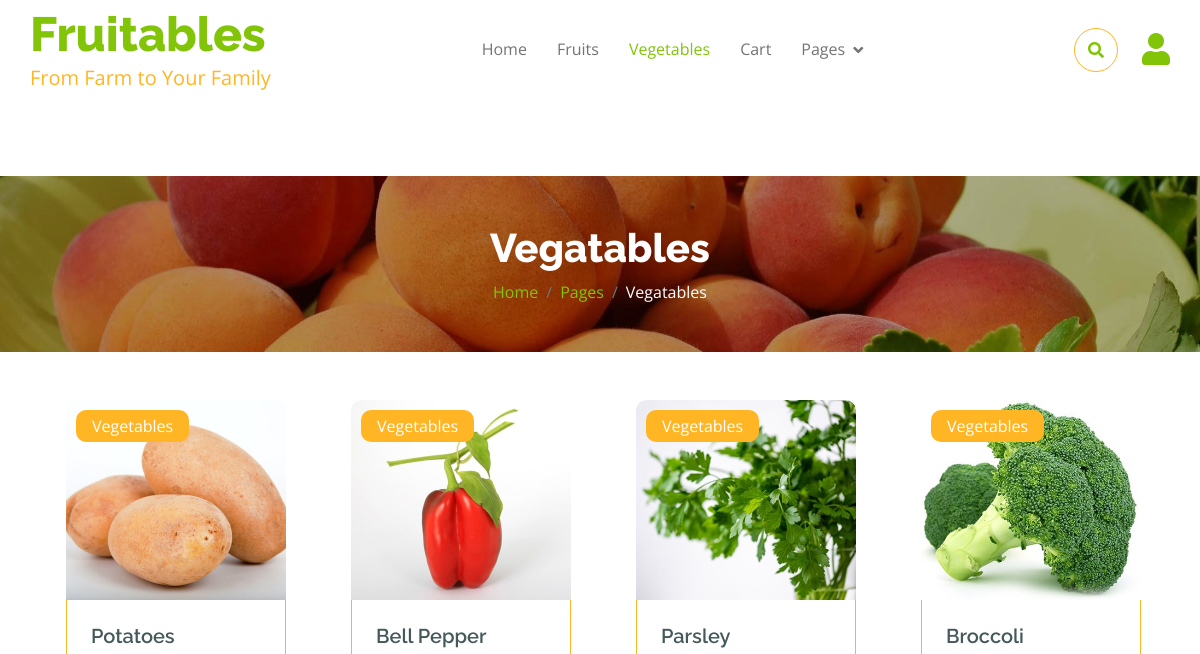
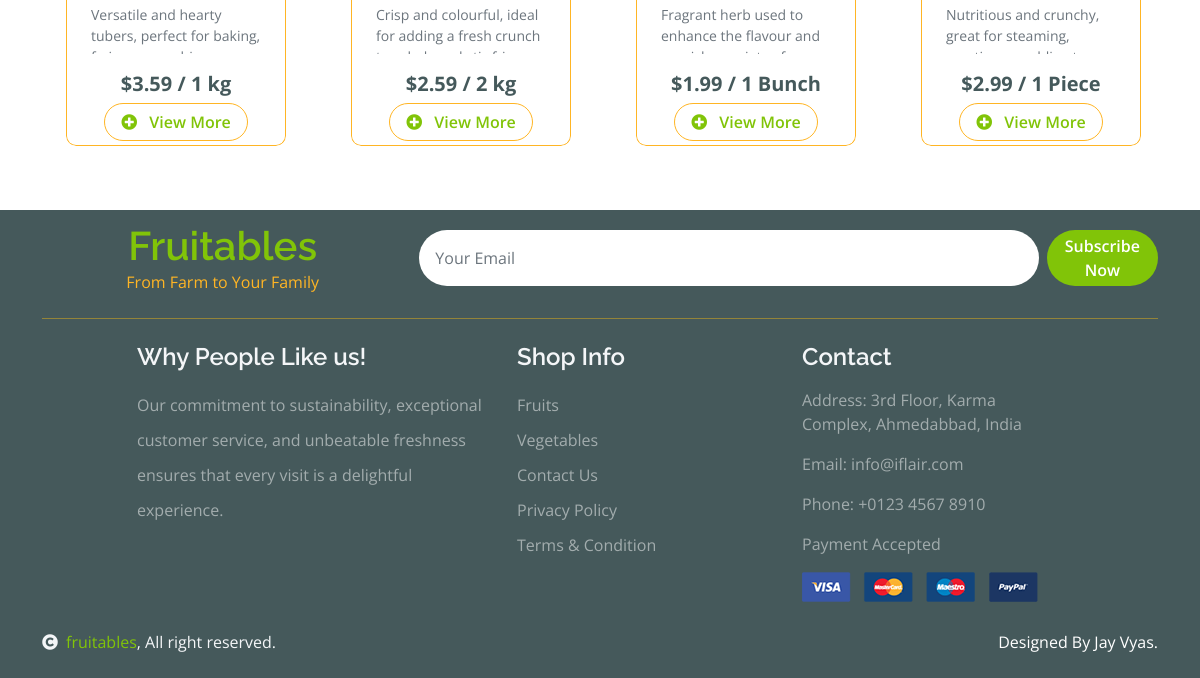
Before: /vegetable/ with the older database file (2 pictures, top to bottom).
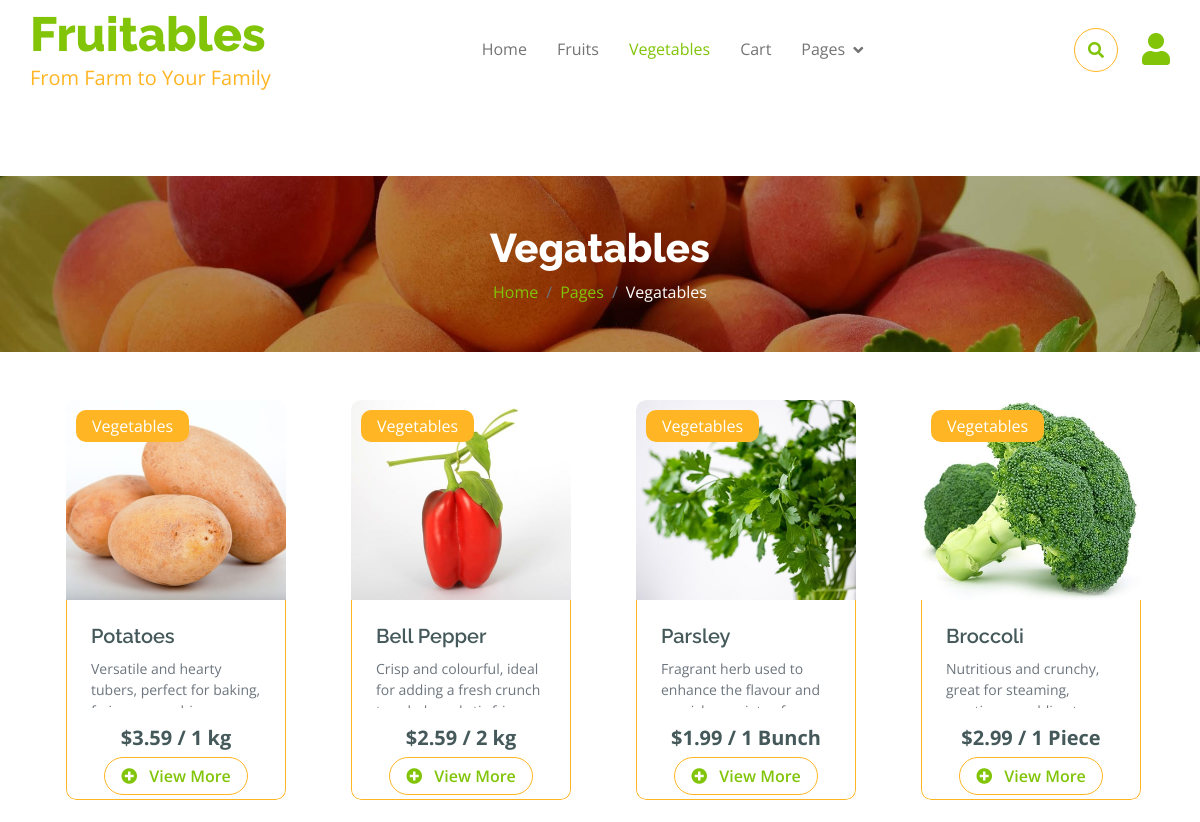
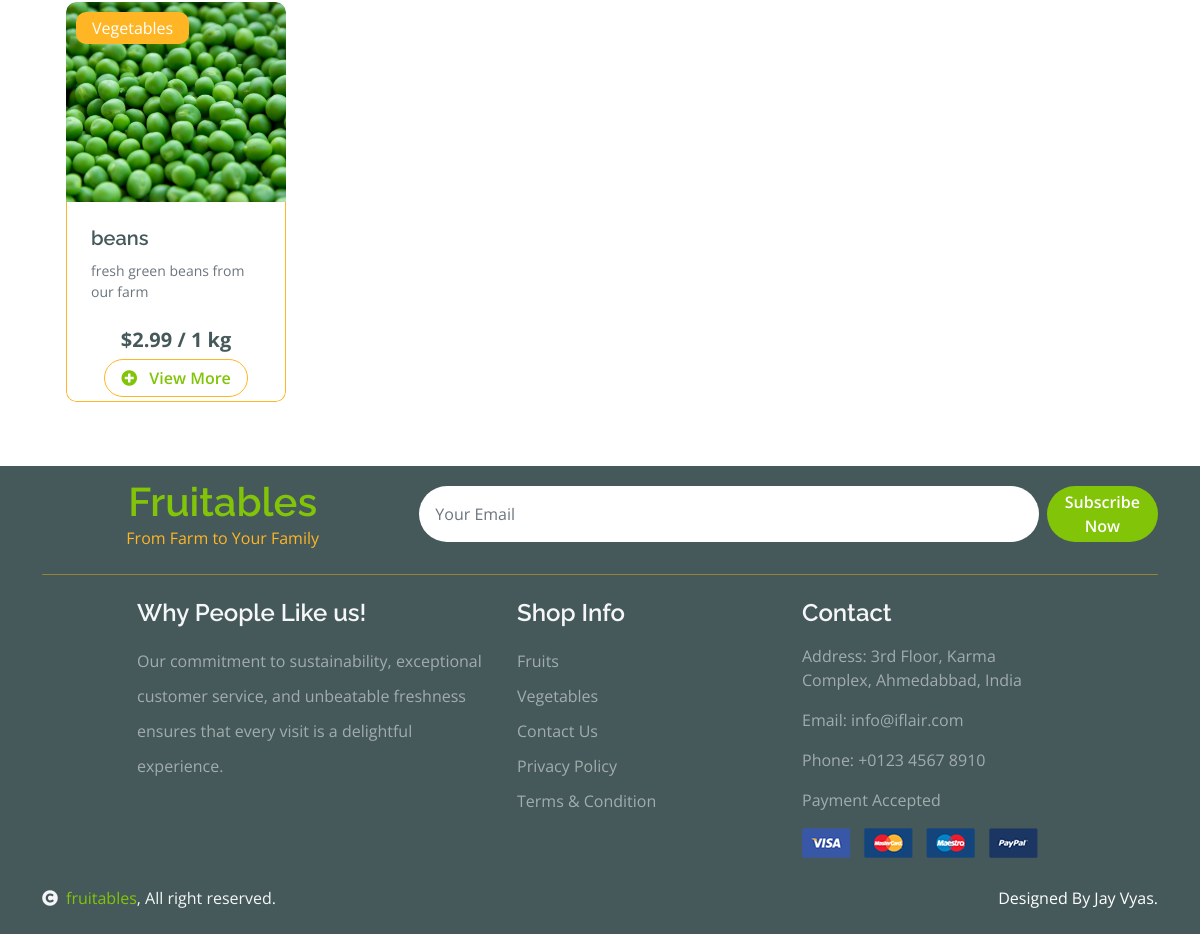
After: the same page with the newer database file (2 pictures, top to bottom).
### myapp/models.py (models this page shows, shortened)
class Products(models.Model):
    product_id = models.AutoField(primary_key=True)
    name = models.CharField(max_length=255)
    image = models.ImageField(upload_to='products/images/')
    description = models.TextField()
    price = models.DecimalField(max_digits=10, decimal_places=2)
    category1 = models.ForeignKey(Category1, on_delete=models.SET_NULL, null=True, blank=True)
    category2 = models.ForeignKey(Category2, on_delete=models.SET_NULL, null=True, blank=True)
    weight = models.CharField(max_length=50, null=True, blank=True)  # Weight with unit (e.g., "1 kg", "1 piece")
    country = models.CharField(max_length=255, null=True, blank=True)  # Country of origin
    out_of_stock = models.BooleanField(default=False)
    created_at = models.DateTimeField(auto_now_add=True)

class Category1(models.Model):
    name = models.CharField(max_length=255)
    def __str__(self):
        return self.name

### myapp/views.py (the view)
# urls.py: path('vegetable/', views.vegetable, name='vegetable'),
def vegetable(request):
    query = request.GET.get('q', '')
    category1_id = Category1.objects.filter(name='Vegetables').first().id
    if query:
        vegetable_products = Products.objects.filter(category1_id=category1_id, name__icontains=query)[:20]
    else:
        vegetable_products = Products.objects.filter(category1_id=category1_id)[:20]
    return render(request, 'vegetable.html', {'vegetable_products': vegetable_products, 'search_query': query})

### myapp/forms.py
class SubscribeForm(forms.Form):
    model = Subscriber
    email = forms.EmailField(
        widget=forms.EmailInput(attrs={
            'class': 'form-control border-0 py-3 px-3 rounded-pill',
            'placeholder': 'Your Email'
        }),
        required=True,
    )

### myapp/context_processors.py (called while the page is built)
def global_context(request):
    return {
        'subscribe_form': SubscribeForm()
    }

def cart_item_count(request):
    if request.user.is_authenticated:
        cart_items = CartItem.objects.filter(user=request.user)
        total_count = sum(item.quantity for item in cart_items)
        return {'cart_item_count': total_count}
    return {'cart_item_count': 0}

### templates/vegetable.html
{% extends "base.html" %}
{% load static %}
{% block content %}
<div class="container-fluid page-header py-5">
    <h1 class="text-center text-white display-6">Vegatables</h1>
    <ol class="breadcrumb justify-content-center mb-0">
        <li class="breadcrumb-item"><a href="#">Home</a></li>
        <li class="breadcrumb-item"><a href="#">Pages</a></li>
        <li class="breadcrumb-item active text-white">Vegatables</li>
    </ol>
</div>
<div class="container">
    <div class="row justify-content">
        <div class="col-lg-13 m-4">
            <div class="row fruite g-6 mt-4">
                {% if vegetable_products %}
                {% for product in vegetable_products %}
                <div class="col-md-7 col-lg-6 col-xl-3 mb-4">
                    <div class="rounded position-relative fruite-item" style="overflow: hidden; width: 220px; height: 400px;">
                        <a href="{% url 'product-detail' product.product_id %}">
                            <div class="fruite-img" style="height: 200px; overflow: hidden;">
                                <img src="{{ product.image.url }}" class="img-fluid w-100" alt="{{ product.name }}" style="height: 100%; object-fit: cover;">
                            </div>
                            <div class="text-white bg-secondary px-3 py-1 rounded position-absolute" style="top: 10px; left: 10px;">{{ product.category1 }}</div>
                            <div class="p-4 border border-secondary border-top-0 rounded-bottom" style="height: 200px;">
                                <h4 style="font-size: 1.25rem; margin-bottom: 10px;">{{ product.name }}</h4>
                                <p style="font-size: 0.875rem; color: #6c757d; margin-bottom: 15px; height: 50px; overflow: hidden;">{{ product.description }}</p>
                                <div class="d-flex justify-content-center flex-lg-wrap">
                                    <p class="text-dark fs-5 fw-bold mb-1">${{ product.price }} / {{ product.weight }}</p>
                                    <a href="{% url 'product-detail' product.product_id %}" class="btn border border-secondary rounded-pill px-3 text-primary">
                                        <i class="fa fa-plus-circle me-2 text-primary"></i> View More
                                    </a>
                                </div>
                            </div>
                        </a>
                    </div>
                </div>
                    {% empty %}
                    <p>No fruit products available.</p>
                    {% endfor %}
                {% else %}
                <p>No vegetable products found for "{{ request.GET.q }}"</p>
                {% endif %}
            </div>
        </div>
    </div>
</div>
{% endblock %}

### templates/base.html (shortened to what this page needs)
{% load static %}
<!DOCTYPE html>
<html lang="en">
<head>
    <link rel="stylesheet" href="https://cdn.jsdelivr.net/npm/toastify-js/src/toastify.min.css">
    {% include "link.html" %}
</head>
    <body>
        {% include "header.html" %}
        {% block content %}
        {% endblock %}
        {% include "footer.html" %}
    </body>
</html>

### templates/link.html (shortened to what this page needs)
 {% load static %}
 <link rel="stylesheet" href="https://use.fontawesome.com/releases/v5.15.4/css/all.css"/>
 <link href="https://cdn.jsdelivr.net/npm/bootstrap-icons@1.4.1/font/bootstrap-icons.css" rel="stylesheet">
 <link href={% static "lib/lightbox/css/lightbox.min.css" %} rel="stylesheet">
 <link href={% static "lib/owlcarousel/assets/owl.carousel.min.css" %} rel="stylesheet">
 <link href={% static "css/bootstrap.min.css" %} rel="stylesheet">
 <link href={% static 'css/style.css' %} rel="stylesheet">

### templates/header.html (shortened to what this page needs)
{% load static %}
<div class="container-fluid fixed-top">
    <div class="container px-0">
        <nav class="navbar navbar-light bg-white navbar-expand-xl">
            <a href="{% url 'index' %}" class="navbar-brand">
                <h1 class="text-primary display-5 mb-0">Fruitables</h1>
                <p class="text-secondary mb-0">From Farm to Your Family</p>
            </a>
            <div class="collapse navbar-collapse bg-white" id="navbarCollapse">
                <div class="navbar-nav mx-auto">
                    <a href="{% url 'index' %}" class="nav-item nav-link {% if request.path == '/' %}active{% endif %}">Home</a>
                    <a href="{% url 'fruits' %}" class="nav-item nav-link {% if request.path == '/fruits/' %}active{% endif %}">Fruits</a>
                    <a href="{% url 'vegetable' %}" class="nav-item nav-link {% if request.path == '/vegetable/' %}active{% endif %}">Vegetables</a>
                    <a href="{% url 'cart' %}" class="nav-item nav-link {% if request.path == '/cart/' %}active{% endif %}">Cart</a>
                    <div class="nav-item dropdown">
                        <a href="#" class="nav-link dropdown-toggle {% if request.path == '/contact/' or request.path == '/testimonial/' or request.path == '/error/' %}active{% endif %}" data-bs-toggle="dropdown">Pages</a>
                    </div>
                </div>
                <div class="d-flex m-3 me-0">
                    {% if request.path == '/' or request.path == '/fruits/' or request.path == '/vegetable/' %}
                    <button class="btn-search btn border border-secondary btn-md-square rounded-circle bg-white me-4" data-bs-toggle="modal" data-bs-target="#searchModal"><i class="fas fa-search text-primary"></i></button>
                    {% endif %}
                    {% if user.is_authenticated %}
                    <a href="{% url 'cart' %}" class="position-relative me-4 my-auto">
                        <i class="fa fa-shopping-bag fa-2x"></i>
                        <span class="position-absolute bg-secondary rounded-circle d-flex align-items-center justify-content-center text-dark px-1" style="top: -5px; left: 15px; height: 20px; min-width: 20px;">
                            {{ cart_item_count }}
                        </span>
                    </a>
                        <a href="{% url 'logout' %}" class="my-auto">
                            <i class="fas fa-sign-out-alt fa-2x"></i>
                        </a>
                    {% else %}
                        <a href="{% url 'register' %}" class="my-auto">
                            <i class="fas fa-user fa-2x"></i>
                        </a>
                    {% endif %}
                </div>
            </div>
        </nav>
    </div>
</div>

### templates/footer.html (shortened to what this page needs)
{% load static %}
<div class="container-fluid bg-dark text-white-50 footer pt-2 mt-3">
    <div class="container py-1">
        <div class="pb-4 mb-4" style="border-bottom: 1px solid rgba(226, 175, 24, 0.5) ;">
            <div class="row g-3 justify-content-center align-items-center">
                <div class="col-lg-4 text-center">
                    <a href="#">
                        <h1 class="text-primary mb-0">Fruitables</h1>
                        <p class="text-secondary mb-0">From Farm to Your Family</p>
                    </a>
                </div>
                <div class="col-lg-8">
                    <form id="subscribe-form" action="{% url 'subscribe' %}" method="post" class="d-flex justify-content-center align-items-center position-relative">
                        {{ subscribe_form.email }}
                        <button type="submit" class="btn btn-primary border-0 py-1 px-2 rounded-pill text-white ms-2">Subscribe Now</button>
                    </form>
                </div>
            </div>
        </div>
        <div class="row g-7 justify-content-center">
            <div class="col-lg-4 col-md-6">
                <div class="footer-item">
                    <h4 class="text-light mb-3">Why People Like us!</h4>
                    <p class="mb-4">Our commitment to sustainability, exceptional customer service, and unbeatable freshness ensures that every visit is a delightful experience.</p>
                </div>
            </div>
            <div class="col-lg-3 col-md-6">
                <div class="d-flex flex-column text-start footer-item">
                    <h4 class="text-light mb-3">Shop Info</h4>
                    <a class="btn-link" href={% url 'fruits' %}>Fruits</a>
                    <a class="btn-link" href={% url 'vegetable' %}>Vegetables</a>
                    <a class="btn-link" href={% url 'contact' %}>Contact Us</a>
                    <a class="btn-link" href={% url 'policy' %}>Privacy Policy</a>
                    <a class="btn-link" href={% url 'terms' %}>Terms & Condition</a>
                </div>
            </div>
            <div class="col-lg-3 col-md-6">
                <div class="footer-item">
                    <h4 class="text-light mb-3">Contact</h4>
                    <p>Address: 3rd Floor, Karma Complex, Ahmedabbad, India</p>
                    <p>Email: info@iflair.com</p>
                    <p>Phone: +0123 4567 8910</p>
                    <p>Payment Accepted</p>
                    <img src={% static 'img/payment.png' %} class="img-fluid" alt="">
                </div>
            </div>
        </div>
    </div>
</div>
<div class="container-fluid copyright bg-dark py-4">
    <div class="container">
        <div class="row">
            <div class="col-md-6 text-center text-md-start mb-1 mb-md-0">
                <span class="text-light"><a href={% url 'index' %}><i class="fas fa-copyright text-light me-2"></i>fruitables</a>, All right reserved.</span>
            </div>
            <div class="col-md-6 my-auto text-center text-md-end text-white">
                Designed By <a class="border-bottom"></a> Jay Vyas.
            </div>
        </div>
    </div>
</div>

### templates/script.html (shortened to what this page needs)
 {% load static %}

### static/css/style.css (style rules this page uses)
.btn { font-weight: 600; transition: .5s; }
.btn-md-square { width: 44px; height: 44px; }
.btn-square, .btn-sm-square, .btn-md-square, .btn-lg-square { padding: 0; display: flex; align-items: center; justify-content: center; font-weight: normal; }
.btn.border-secondary { transition: 0.5s; }
.fixed-top { transition: 0.5s; background: var(--bs-white); border: 0; }
.navbar .navbar-nav .nav-link { padding: 10px 15px; font-size: 16px; transition: .5s; }
.navbar { height: 100px; border-bottom: 1px solid rgba(255, 255, 255, .1); }
.navbar .navbar-nav .nav-link:hover, .navbar .navbar-nav .nav-link.active, .fixed-top.bg-white .navbar .navbar-nav .nav-link:hover, .fixed-top.bg-white .navbar .navbar-nav .nav-link.active { color: var(--bs-primary); }
.navbar .dropdown-toggle::after { border: none; content: "\f107"; font-family: "Font Awesome 5 Free"; font-weight: 700; vertical-align: middle; margin-left: 8px; }
.page-header { position: relative; background: linear-gradient(rgba(0, 0, 0, 0.3), rgba(0, 0, 0, 0.3)), url(../img/cart-page-header-img.jpg); background-position: center center; background-repeat: no-repeat; background-size: cover; }
@media (min-width: 992px) { .hero-header, .page-header { margin-top: 152px !important; } }
.fruite .fruite-item { height: 100%; transition: 0.5s; }
.fruite .fruite-item .fruite-img { overflow: hidden; transition: 0.5s; border-radius: 10px 10px 0 0; }
.fruite .fruite-item .fruite-img img { transition: 0.5s; }
.footer .footer-item .btn-link { line-height: 35px; color: rgba(255, 255, 255, .5); transition: 0.5s; }
.footer .footer-item p.mb-4 { line-height: 35px; }

Changed rows visible on the page:
added Products: image (picture), category1 "Vegetables", name "beans", description "fresh green beans from our farm", price "2.99", weight "1 kg"
